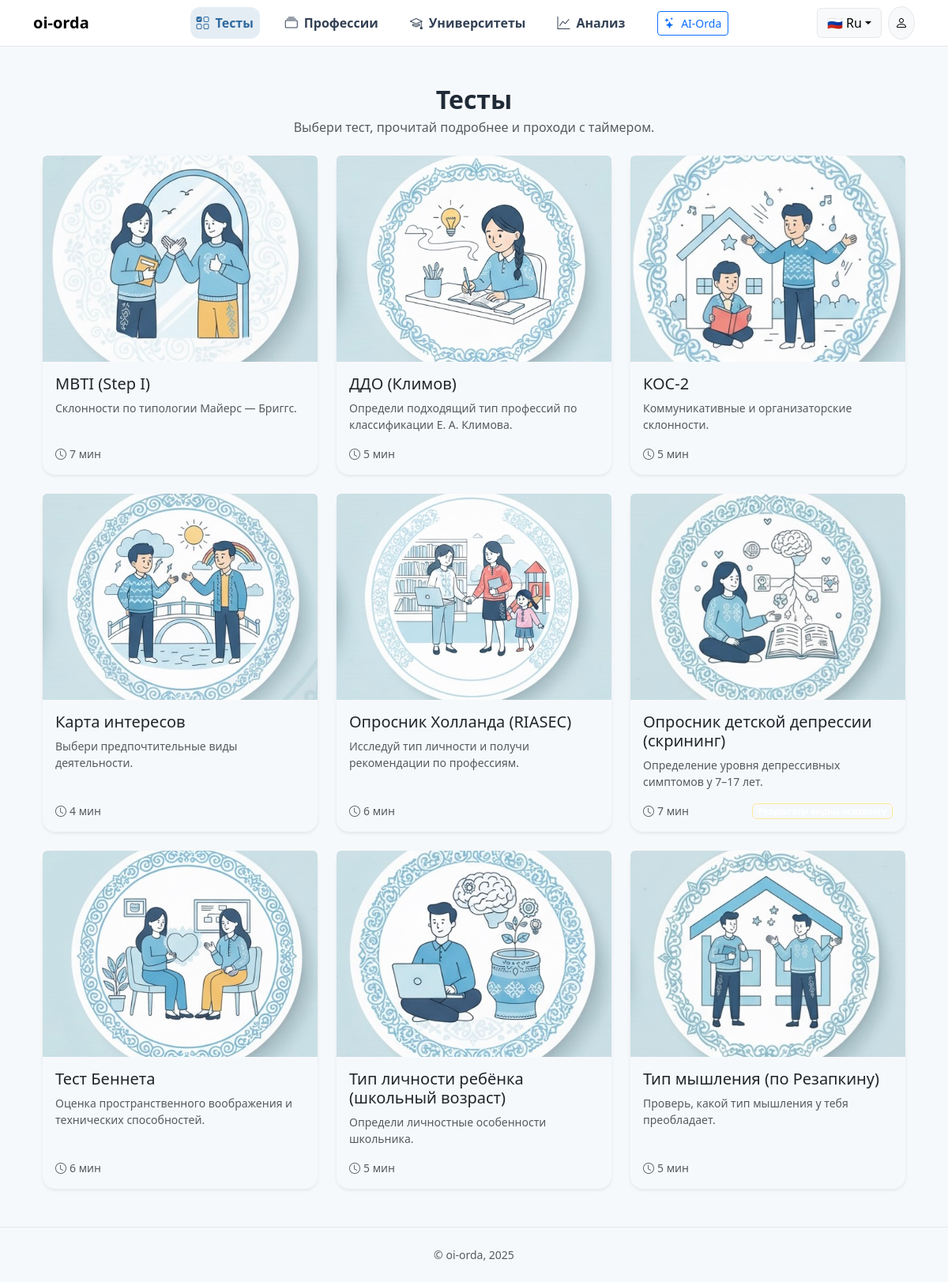
The page /student/tests (signed in) on the database its author committed.
### models.py (models this page shows)
class Test(db.Model):
    __tablename__ = "test"
    id = db.Column(db.Integer, primary_key=True)
    slug = db.Column(db.String(64), unique=True, index=True, nullable=False)     # 'holland', 'cdi' ...
    title = db.Column(db.String(200), nullable=False)
    short_desc = db.Column(db.String(400))
    long_desc = db.Column(db.Text)                                               # «Подробнее»
    duration_min = db.Column(db.Integer, default=5)                              # время на прохождение
    image = db.Column(db.String(200))                                            # static/img/tests/<slug>.png
    confidential_student = db.Column(db.Boolean, default=False)                  # если True – ученик НЕ видит свои результаты
    active = db.Column(db.Boolean, default=True)
    questions = db.relationship("TestQuestion", backref="test", lazy=True, order_by="TestQuestion.order")
    attempts = db.relationship("TestAttempt", backref="test", lazy=True)

### blueprints/student.py (the view)
@bp.get("/tests")
@login_required
def tests():
    tests = Test.query.order_by(Test.title.asc()).all()
    return render_template("student/tests.html", active="tests", tests=tests)

### blueprints/public.py (called while the page is built)
@bp.app_context_processor
def inject_globals():
    return {
        "site_name": current_app.config.get("SITE_NAME", "oi-orda"),
    }

### blueprints/student.py (called while the page is built)
@bp.before_request
def ensure_student():
    if not current_user.is_authenticated:
        return redirect(url_for("auth.login", next=request.path))
    if getattr(current_user, "role", None) != "student":
        return redirect(url_for("public.index"))

### models.py (called while the page is built)
@login_manager.user_loader
def load_user(user_id):
    return db.session.get(User, int(user_id))

### templates/student/tests.html (shortened to what this page needs)
{% extends "student/layout.html" %}
{% block student_content %}
<section class="py-4">
  <div class="container">
    <div class="text-center mb-4">
      <h2 class="fw-bold mb-1">Тесты</h2>
      <p class="text-body-secondary mb-0">Выбери тест, прочитай подробнее и проходи с таймером.</p>
    </div>
    {% if tests and tests|length %}
      <div class="row g-4">
        {% for t in tests %}
          <div class="col-12 col-md-6 col-xl-4">
            <a href="{{ url_for('student.test_detail', slug=t.slug) }}"
               class="card card-hover text-decoration-none h-100 shadow-sm border-0">
              <div class="ratio ratio-4x3 rounded-top bg-body-secondary overflow-hidden">
                <img src="{{ url_for('static', filename=t.image or 'img/tests/placeholder.png') }}"
                     class="w-100 h-100 object-fit-cover"
                     alt="{{ t.title }}"
                     onerror="this.style.display='none'; this.parentElement.classList.add('bg-body-tertiary')">
              </div>
              <div class="card-body">
                <h5 class="card-title text-dark mb-2">{{ t.title }}</h5>
                <p class="card-text text-body-secondary small mb-0">
                  {{ t.short_desc }}
                </p>
              </div>
              <div class="card-footer bg-transparent border-0 pt-0 pb-3 px-3">
                <div class="d-flex align-items-center justify-content-between text-body-secondary small">
                  <span><i class="bi bi-clock me-1"></i>{{ t.duration_min }} мин</span>
                  {% if t.confidential_student %}
                    <span class="badge text-bg-warning-subtle border border-warning-subtle">
                    </span>
                  {% endif %}
                </div>
              </div>
            </a>
          </div>
        {% endfor %}
      </div>
    {% else %}
      <div class="text-center text-body-secondary py-5">
        Пока нет тестов. Обновите страницу или запустите сидер данных.
      </div>
    {% endif %}
  </div>
</section>
{% endblock %}

### templates/student/layout.html
{% extends "base.html" %}
{% block navbar %}
  {% set active = active if active is defined else '' %}
  {% include "student/_header.html" %}
{% endblock %}
{% block content %}
  {% block student_content %}{% endblock %}
{% endblock %}

### templates/base.html (shortened to what this page needs)
<!doctype html>
<html lang="ru" data-bs-theme="light">
<head>
  <link href="https://cdn.jsdelivr.net/npm/bootstrap@5.3.3/dist/css/bootstrap.min.css" rel="stylesheet">
  <link href="https://cdn.jsdelivr.net/npm/bootstrap-icons@1.11.3/font/bootstrap-icons.css" rel="stylesheet">
  <link href="{{ url_for('static', filename='css/style.css', v=4) }}" rel="stylesheet">
</head>
<body data-bs-spy="scroll" data-bs-target="#nav" data-bs-offset="80" tabindex="0">
{% block navbar %}{% endblock %}
<main class="container py-4">
  {% block content %}{% endblock %}
</main>
<footer class="border-top py-4 text-center text-body-secondary small">
  © {{ site_name }}, 2025
</footer>
</body>
</html>

### templates/student/_header.html (shortened to what this page needs)
{% set act = active or '' %}
<nav class="navbar navbar-expand bg-body border-bottom sticky-top student-nav">
  <div class="container">
    <a class="navbar-brand fw-bold" href="{{ url_for('student.dashboard') }}">oi-orda</a>
    <ul class="navbar-nav gap-lg-4 gap-2 mx-auto align-items-center app-nav">
      <li class="nav-item">
        <a class="nav-link {{ 'active' if act=='tests' }}" href="{{ url_for('student.tests') }}">
          <i class="bi bi-ui-checks-grid me-2"></i> Тесты
        </a>
      </li>
      <li class="nav-item">
        <a class="nav-link {{ 'active' if act=='professions' }}" href="{{ url_for('student.professions') }}">
          <i class="bi bi-collection me-2"></i> Профессии
        </a>
      </li>
      <li class="nav-item">
        <a class="nav-link {{ 'active' if act=='universities' }}" href="{{ url_for('student.universities') }}">
          <i class="bi bi-mortarboard me-2"></i> Университеты
        </a>
      </li>
      <li class="nav-item">
        <a class="nav-link {{ 'active' if act=='analysis' }}" href="{{ url_for('student.my_results') }}">
          <i class="bi bi-graph-up me-2"></i> Анализ
        </a>
      </li>
      <li class="nav-item">
        <a class="btn btn-outline-primary btn-sm ms-lg-2" href="{{ safe_url_for('student.ai_orda') }}">
          <i class="bi bi-stars me-1"></i> AI-Orda
        </a>
      </li>
    </ul>
    <div class="d-flex align-items-center gap-2">
      <div class="dropdown">
        <button class="btn btn-light border dropdown-toggle d-flex align-items-center" data-bs-toggle="dropdown">
          <span class="me-1">🇷🇺</span> Ru
        </button>
      </div>
      <div class="dropdown">
        <button class="btn btn-light border rounded-circle p-2" data-bs-toggle="dropdown" aria-label="Профиль">
          <i class="bi bi-person"></i>
        </button>
      </div>
    </div>
  </div>
</nav>

### static/css/style.css (style rules this page uses)
:root,[data-bs-theme=light] { --brand-primary:#2F6AA0; --brand-secondary:#79B0C9; --brand-accent:#53C1A6; --brand-bg:#F6F9FC; --brand-surface:#FFFFFF; --brand-text:#1F2A37; --brand-border:#E5E7EB; --bs-primary: var(--brand-primary); --bs-body-bg: var(--brand-bg); --bs-body-color: var(--brand-text); --bs-border-color: var(--brand-border); }
html { scroll-behavior: smooth; }
.student-nav .navbar-brand { font-weight:700; }
.app-nav .nav-link { font-weight:600; color:#334155; display:flex; align-items:center; padding:.5rem .75rem; border-radius:.75rem; }
.app-nav .nav-link.active { color:#2F6AA0; background:rgba(47,106,160,.12); }
.object-fit-cover { object-fit: cover; }
.card-hover { transition: transform .2s ease, box-shadow .2s ease; border-radius: 1rem; }
.student-nav .app-nav .nav-link.active { font-weight: 600; }

### rows shown on the page
Test: image (picture), title "MBTI (Step I)", short_desc "Склонности по типологии Майерс — Бриггс.", duration_min "7"
Test: image (picture), title "ДДО (Климов)", short_desc "Определи подходящий тип профессий по классификации Е. А. Климова.", duration_min "5"
Test: image (picture), title "КОС-2", short_desc "Коммуникативные и организаторские склонности.", duration_min "5"
Test: image (picture), title "Карта интересов", short_desc "Выбери предпочтительные виды деятельности.", duration_min "4"
Test: image (picture), title "Опросник Холланда (RIASEC)", short_desc "Исследуй тип личности и получи рекомендации по профессиям.", duration_min "6"
Test: image (picture), title "Опросник детской депрессии (скрининг)", short_desc "Определение уровня депрессивных симптомов у 7–17 лет.", duration_min "7"
Test: image (picture), title "Тест Беннета", short_desc "Оценка пространственного воображения и технических способностей.", duration_min "6"
Test: image (picture), title "Тип личности ребёнка (школьный возраст)", short_desc "Определи личностные особенности школьника.", duration_min "5"
Test: image (picture), title "Тип мышления (по Резапкину)", short_desc "Проверь, какой тип мышления у тебя преобладает.", duration_min "5"

### other values the page prints
{{ site_name }} "oi-orda"
